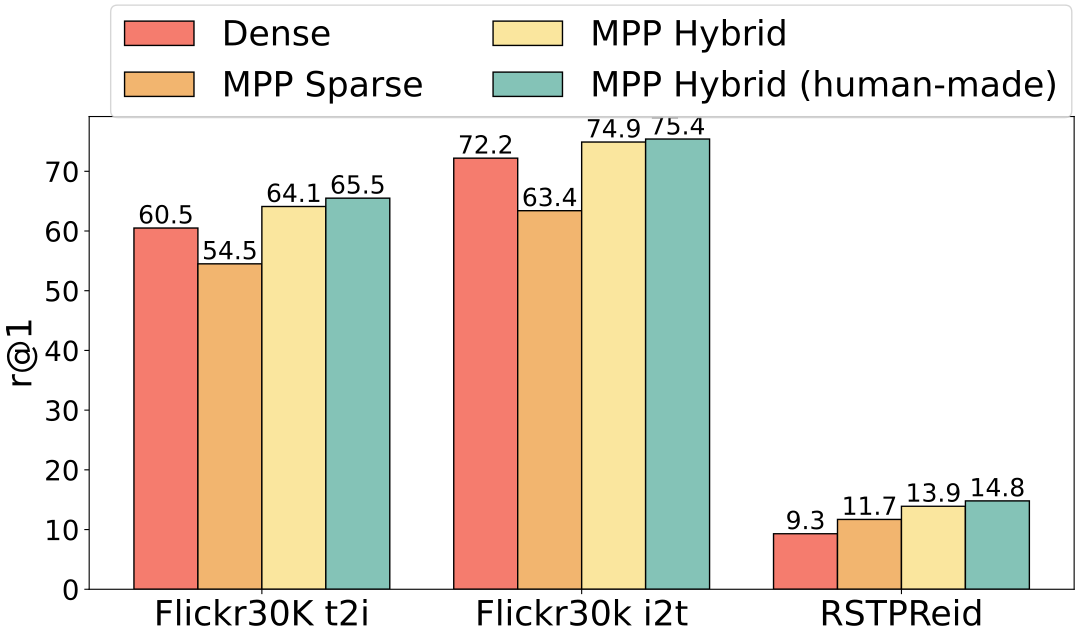

Write the Python code that produced this figure.
import matplotlib.pyplot as plt
import numpy as np
import matplotlib.pyplot as plt
import pandas as pd
import matplotlib.ticker as ticker
import numpy as np

data = {
    "Condition": ["Dense", "MPP Sparse", "MPP Hybrid", "MPP Hybrid (human-made)"],
    "Flickr30K t2i": [60.5, 54.5, 64.1, 65.5],
    "Flickr30K i2t": [72.2, 63.4, 74.9, 75.4],
    "RSTPReid": [9.3, 11.7, 13.9, 14.8]
}
df = pd.DataFrame(data)

fig, ax = plt.subplots(figsize=(11, 5.5))

# 图表设置
n_groups = len(df)  # 条件的数量
n_datasets = 3  # 数据集的数量
bar_width = 0.05  # 条形宽度
index = np.arange(n_datasets) * (n_groups * bar_width + bar_width)  # 数据集索引，确保有间隙
colors = ["#f57c6e", "#f2b56f", "#fae69e", "#84c3b7", "#88d8db", "#71b7ed", "#b8aeeb", " #f2a7da"]
# 为每个条件绘制条形图
for i, condition in enumerate(df["Condition"]):
    offsets = index + (i+0.5) * bar_width
    bars = ax.bar(offsets, df.iloc[i, 1:], bar_width, label=condition, color=colors[i],hatch='',edgecolor='black')
    for bar in bars:
        height = bar.get_height()
        ax.annotate(f'{str(height)[:]}',
                    xy=(bar.get_x() + bar.get_width() / 2, height-0.8),
                    xytext=(0, 3),  # 3 points vertical offset
                    textcoords="offset points",
                    ha='center', va='bottom', fontsize=18)

# 设置图表属性
# ax.set_xlabel('Datasets', fontsize=20)
ax.set_ylabel('r@1', fontsize=25)
# ax.set_ylim([0.7, 0.88])
# ax.set_title('Hits@1 by Condition and Dataset')
ax.set_xticks(index + n_groups * bar_width / 2)
ax.set_xticklabels(['Flickr30K t2i', 'Flickr30k i2t', 'RSTPReid'],fontsize=25)
ax.tick_params(axis='y', labelsize=20)
# ax.legend( loc='upper center',ncol=3, fontsize=20, bbox_to_anchor=(0.5, 1.3),handlelength=8.5, handletextpad=1)
fig.legend(['Dense', 'MPP Sparse', 'MPP Hybrid', 'MPP Hybrid (human-made)'], bbox_to_anchor=(1, 1.2), ncol=2, fontsize=25)
plt.tight_layout()
plt.savefig('perspective_auto_generation.pdf', format='pdf', bbox_inches='tight', pad_inches=0.05)
